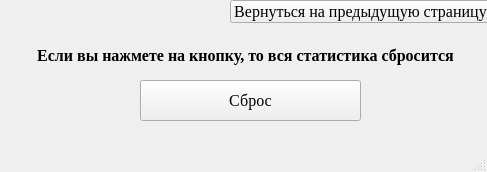
<?xml version="1.0" encoding="UTF-8"?>
<ui version="4.0">
 <class>ResetStatistics</class>
 <widget class="QMainWindow" name="ResetStatistics">
  <property name="geometry">
   <rect>
    <x>0</x>
    <y>0</y>
    <width>487</width>
    <height>172</height>
   </rect>
  </property>
  <property name="font">
   <font>
    <family>Times New Roman</family>
    <pointsize>12</pointsize>
   </font>
  </property>
  <property name="windowTitle">
   <string>MainWindow</string>
  </property>
  <widget class="QWidget" name="centralwidget">
   <widget class="QLabel" name="label">
    <property name="geometry">
     <rect>
      <x>0</x>
      <y>30</y>
      <width>491</width>
      <height>51</height>
     </rect>
    </property>
    <property name="text">
     <string>&lt;html&gt;&lt;head/&gt;&lt;body&gt;&lt;p align=&quot;center&quot;&gt;&lt;span style=&quot; font-weight:600;&quot;&gt;Если вы нажмете на кнопку, то вся статистика сбросится&lt;/span&gt;&lt;/p&gt;&lt;/body&gt;&lt;/html&gt;</string>
    </property>
   </widget>
   <widget class="QPushButton" name="pushButton">
    <property name="geometry">
     <rect>
      <x>140</x>
      <y>80</y>
      <width>221</width>
      <height>41</height>
     </rect>
    </property>
    <property name="font">
     <font>
      <family>Times New Roman</family>
      <pointsize>12</pointsize>
      <weight>50</weight>
      <italic>false</italic>
      <bold>false</bold>
      <underline>false</underline>
      <strikeout>false</strikeout>
     </font>
    </property>
    <property name="text">
     <string>Сброс</string>
    </property>
   </widget>
   <widget class="QPushButton" name="pushButton_2">
    <property name="geometry">
     <rect>
      <x>230</x>
      <y>0</y>
      <width>261</width>
      <height>23</height>
     </rect>
    </property>
    <property name="text">
     <string>Вернуться на предыдущую страницу</string>
    </property>
   </widget>
  </widget>
  <widget class="QMenuBar" name="menubar">
   <property name="geometry">
    <rect>
     <x>0</x>
     <y>0</y>
     <width>487</width>
     <height>25</height>
    </rect>
   </property>
  </widget>
  <widget class="QStatusBar" name="statusbar"/>
 </widget>
 <resources/>
 <connections/>
</ui>
